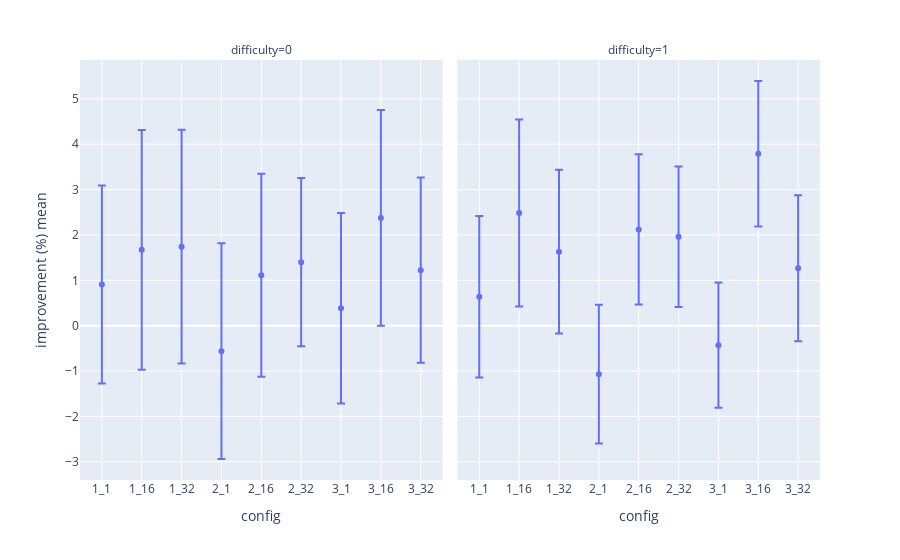
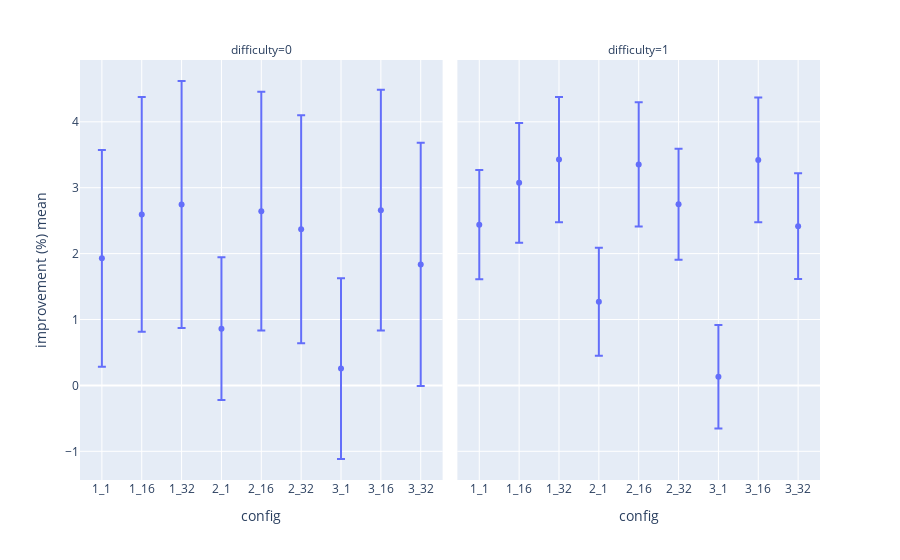
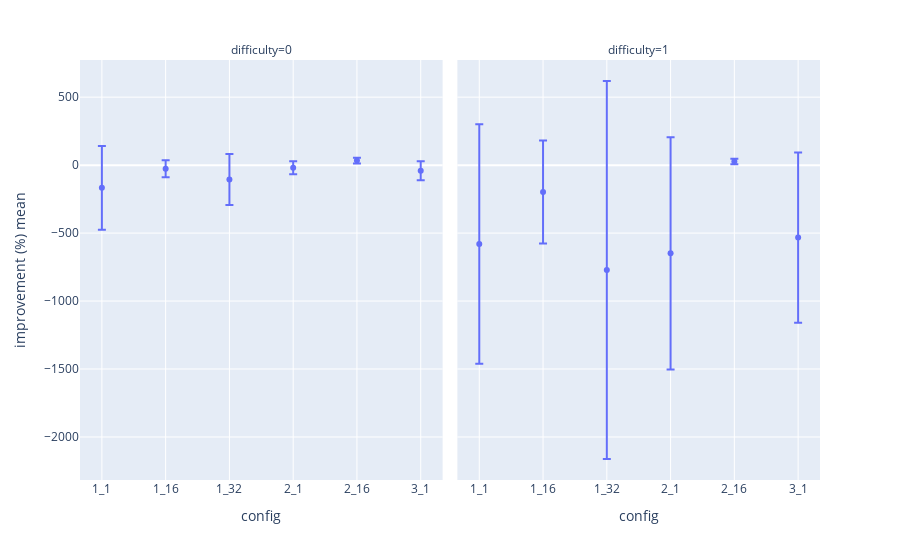

Notebook code for these charts, in order:
### Markdown cell above
# Quantified improvements

### Code cell
quantify_performance(choices=choices, layers=layers, dimensions=dimensions)

### Figure 1 — Plotly figure (JSON) as saved in the notebook; plotly's stock layout.template omitted (floating-point values rounded to 4 significant figures)
{"data": [{"error_y": {"array": [2.182, 2.642, 2.576, 2.377, 2.236, 1.854, 2.1, 2.378, 2.044]}, "hovertemplate": "difficulty=0<br>config=%{x}<br>improvement (%) mean=%{y}<extra></extra>", "legendgroup": "", "marker": {"color": "#636efa", "symbol": "circle"}, "mode": "markers", "name": "", "orientation": "v", "showlegend": false, "type": "scatter", "x": ["1_1", "1_16", "1_32", "2_1", "2_16", "2_32", "3_1", "3_16", "3_32"], "xaxis": "x", "y": [0.9084, 1.671, 1.742, -0.5617, 1.111, 1.4, 0.3829, 2.376, 1.224], "yaxis": "y"}, {"error_y": {"array": [1.778, 2.06, 1.805, 1.53, 1.656, 1.548, 1.381, 1.602, 1.608]}, "hovertemplate": "difficulty=1<br>config=%{x}<br>improvement (%) mean=%{y}<extra></extra>", "legendgroup": "", "marker": {"color": "#636efa", "symbol": "circle"}, "mode": "markers", "name": "", "orientation": "v", "showlegend": false, "type": "scatter", "x": ["1_1", "1_16", "1_32", "2_1", "2_16", "2_32", "3_1", "3_16", "3_32"], "xaxis": "x2", "y": [0.6372, 2.484, 1.631, -1.069, 2.122, 1.958, -0.4294, 3.791, 1.265], "yaxis": "y2"}], "layout": {"annotations": [{"font": {}, "showarrow": false, "text": "difficulty=0", "x": 0.245, "xanchor": "center", "xref": "paper", "y": 1, "yanchor": "bottom", "yref": "paper"}, {"font": {}, "showarrow": false, "text": "difficulty=1", "x": 0.755, "xanchor": "center", "xref": "paper", "y": 1, "yanchor": "bottom", "yref": "paper"}], "legend": {"tracegroupgap": 0}, "margin": {"t": 60}, "xaxis": {"anchor": "y", "domain": [0, 0.49], "title": {"text": "config"}}, "xaxis2": {"anchor": "y2", "domain": [0.51, 1], "matches": "x", "title": {"text": "config"}}, "yaxis": {"anchor": "x", "domain": [0, 1], "title": {"text": "improvement (%) mean"}}, "yaxis2": {"anchor": "x2", "domain": [0, 1], "matches": "y", "showticklabels": false}}}

### Figure 2 — Plotly figure (JSON) as saved in the notebook; plotly's stock layout.template omitted (floating-point values rounded to 4 significant figures)
{"data": [{"error_y": {"array": [1.645, 1.78, 1.873, 1.082, 1.812, 1.73, 1.372, 1.827, 1.845]}, "hovertemplate": "difficulty=0<br>config=%{x}<br>improvement (%) mean=%{y}<extra></extra>", "legendgroup": "", "marker": {"color": "#636efa", "symbol": "circle"}, "mode": "markers", "name": "", "orientation": "v", "showlegend": false, "type": "scatter", "x": ["1_1", "1_16", "1_32", "2_1", "2_16", "2_32", "3_1", "3_16", "3_32"], "xaxis": "x", "y": [1.929, 2.595, 2.746, 0.8608, 2.644, 2.369, 0.2556, 2.659, 1.835], "yaxis": "y"}, {"error_y": {"array": [0.8299, 0.9083, 0.9497, 0.8188, 0.9421, 0.843, 0.7847, 0.9472, 0.802]}, "hovertemplate": "difficulty=1<br>config=%{x}<br>improvement (%) mean=%{y}<extra></extra>", "legendgroup": "", "marker": {"color": "#636efa", "symbol": "circle"}, "mode": "markers", "name": "", "orientation": "v", "showlegend": false, "type": "scatter", "x": ["1_1", "1_16", "1_32", "2_1", "2_16", "2_32", "3_1", "3_16", "3_32"], "xaxis": "x2", "y": [2.439, 3.075, 3.427, 1.269, 3.353, 2.75, 0.1303, 3.422, 2.417], "yaxis": "y2"}], "layout": {"annotations": [{"font": {}, "showarrow": false, "text": "difficulty=0", "x": 0.245, "xanchor": "center", "xref": "paper", "y": 1, "yanchor": "bottom", "yref": "paper"}, {"font": {}, "showarrow": false, "text": "difficulty=1", "x": 0.755, "xanchor": "center", "xref": "paper", "y": 1, "yanchor": "bottom", "yref": "paper"}], "legend": {"tracegroupgap": 0}, "margin": {"t": 60}, "xaxis": {"anchor": "y", "domain": [0, 0.49], "title": {"text": "config"}}, "xaxis2": {"anchor": "y2", "domain": [0.51, 1], "matches": "x", "title": {"text": "config"}}, "yaxis": {"anchor": "x", "domain": [0, 1], "title": {"text": "improvement (%) mean"}}, "yaxis2": {"anchor": "x2", "domain": [0, 1], "matches": "y", "showticklabels": false}}}

### Figure 3 — Plotly figure (JSON) as saved in the notebook; plotly's stock layout.template omitted (floating-point values rounded to 4 significant figures)
{"data": [{"error_y": {"array": [308.6, 62.54, 188.1, 47.94, 21.33, 69.67]}, "hovertemplate": "difficulty=0<br>config=%{x}<br>improvement (%) mean=%{y}<extra></extra>", "legendgroup": "", "marker": {"color": "#636efa", "symbol": "circle"}, "mode": "markers", "name": "", "orientation": "v", "showlegend": false, "type": "scatter", "x": ["1_1", "1_16", "1_32", "2_1", "2_16", "3_1"], "xaxis": "x", "y": [-167.1, -26.75, -105.6, -19.77, 33.83, -41.7], "yaxis": "y"}, {"error_y": {"array": [881.4, 379.6, 1390.0, 854.7, 19.96, 626.6]}, "hovertemplate": "difficulty=1<br>config=%{x}<br>improvement (%) mean=%{y}<extra></extra>", "legendgroup": "", "marker": {"color": "#636efa", "symbol": "circle"}, "mode": "markers", "name": "", "orientation": "v", "showlegend": false, "type": "scatter", "x": ["1_1", "1_16", "1_32", "2_1", "2_16", "3_1"], "xaxis": "x2", "y": [-580.5, -197.7, -771.5, -648.7, 26.53, -532.9], "yaxis": "y2"}], "layout": {"annotations": [{"font": {}, "showarrow": false, "text": "difficulty=0", "x": 0.245, "xanchor": "center", "xref": "paper", "y": 1, "yanchor": "bottom", "yref": "paper"}, {"font": {}, "showarrow": false, "text": "difficulty=1", "x": 0.755, "xanchor": "center", "xref": "paper", "y": 1, "yanchor": "bottom", "yref": "paper"}], "legend": {"tracegroupgap": 0}, "margin": {"t": 60}, "xaxis": {"anchor": "y", "domain": [0, 0.49], "title": {"text": "config"}}, "xaxis2": {"anchor": "y2", "domain": [0.51, 1], "matches": "x", "title": {"text": "config"}}, "yaxis": {"anchor": "x", "domain": [0, 1], "title": {"text": "improvement (%) mean"}}, "yaxis2": {"anchor": "x2", "domain": [0, 1], "matches": "y", "showticklabels": false}}}
